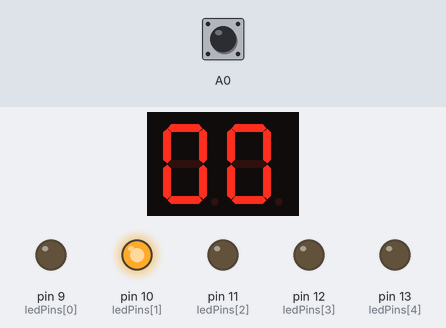
Bench run of a sketch on a simulated Arduino Uno, built with avr-gcc and run on an emulated ATmega328P. Shown: 2-digit seven-segment display, output pins drawn as LEDs (lit = HIGH). Wiring (inferred from the names in the program): 2-digit 7-segment display, segments lit when HIGH: segments A4, A3, pin 6, pin 5, pin 4, A2, pin 7; digit selects pin 2, pin 3. Dashed ring = blinking. The inputs (shaded band) are chosen by the test bench; at power-on: A0 HIGH. The segment pins are drawn as the display they are named for; pins used as bus, display or sensor lines are not drawn.

Above: at 1.2 s.
1.3 s: A0 pulled LOW for 1 s
At 1.41 s:
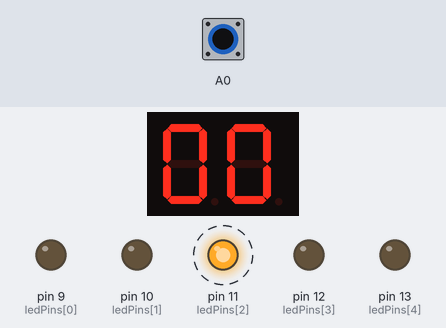
3.8 s: A0 pulled LOW for 0.15 s
At 4.9 s:
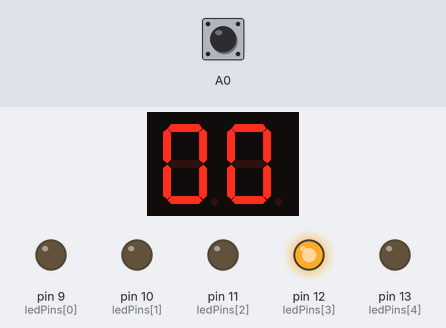
5.4 s: A0 pulled LOW for 3.2 s
At 5.46 s:
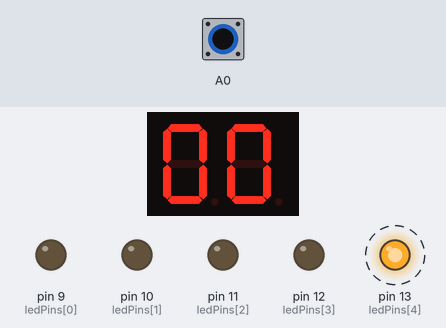
Timing chart, 0 to 10.0 s (numbered marks = the images above; inputs shaded):
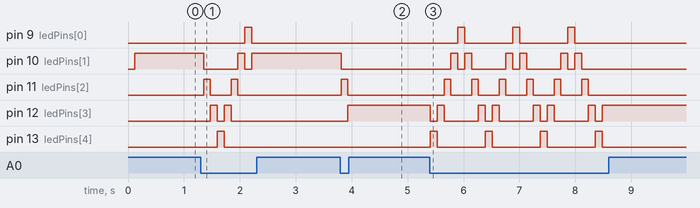

Measured:
- after the input at 1.3 s, pin 9 (ledPins[0]): LOW → HIGH after 0.79 s, → LOW 0.12 s later; pin 10 (ledPins[1]): HIGH → LOW after 0.05 s, → HIGH 0.61 s later, → LOW 0.12 s later, → HIGH 0.12 s later
- after the input at 3.8 s, pin 10 (ledPins[1]): HIGH → LOW at once; pin 11 (ledPins[2]): LOW → HIGH at once, → LOW 0.12 s later; pin 12 (ledPins[3]): LOW → HIGH after 0.13 s
- after the input at 5.4 s, pin 9 (ledPins[0]): alternates HIGH for 0.12 s and LOW for 0.86 s, 6 changes in all, then stays LOW, starting after 0.50 s; pin 10 (ledPins[1]): LOW → HIGH after 0.38 s, then repeats every 0.98 s: LOW 0.12 s, HIGH 0.12 s, LOW 0.61 s, HIGH 0.12 s, until it stays LOW from 8.1 s

The sketch:

Stacker_Game.ino
```cpp
//Stacker Game
// C++ code

#include "Timer.h"

// Helper Function display a number on ONE digit

// gSegPins
// An array of pins of the arduino that are connected
// to segments a, b, c, d, e... g in that order.
char gSegPins[] = { A4, A3, 6, 5, 4, A2, 7};


// displayNumTo7Seg
// displays one number (between 0 and 9) "targetNum" on the digit conneceted to "digitPin"
// E.g. If I wanted to display the number 6 on the third digit of my display.
// and the third digit was connected to pin A0, then I'd write: displayNumTo7Seg(6, A0);
void displayNumTo7Seg(unsigned int targetNum, int digitPin) {


    // A map of integers to the respective values needed to display
    // a value on one 7 seg digit.
    unsigned char encodeInt[10] = {
        // 0     1     2     3     4     5     6     7     8     9
        0x3f, 0x06, 0x5b, 0x4f, 0x66, 0x6d, 0x7d, 0x07, 0x7f, 0x67,
    };


    // Make sure the target digit is off while updating the segments iteratively
    digitalWrite(digitPin, HIGH);


    // Update the segments
    for (int k = 0; k < 7; ++k) {
        digitalWrite(gSegPins[k], encodeInt[targetNum] & (1 << k));
    }


    // Turn on the digit again
    digitalWrite(digitPin, LOW);
}

/////////////

//char gSegPins[] = { 2, 3, 4, 5, 6, 7 };
char digitPins[] = {2, 3, };
char ledPins[] = {9, 10, 11, 12, 13};
int ledDirection = 1;        // tracks the direction of the LED, 1(right), -1(left)
unsigned char currentDigit = 0;

// global variables here
enum LEDstates { START, SHIFT, HOLD_LED };
enum ButtonState { WAIT, PRESS, RELEASE };

struct Stacker {
    unsigned char LEDpos;
    unsigned char buttonPress;
    unsigned int score;

    // void (*tick) ( void ); idk what this does

    LEDstates ledState;
    ButtonState buttonState;
};

Stacker game;

// function declarations
void tick_LEDstates(Stacker &game);
void tick_buttonState(Stacker &game);
void tick_Score(Stacker &game);
void updateLED(unsigned char pos);
void displayNumTo7Seg(unsigned int targetNum, int digitPin);

void setup() {
    game.ledState = START;
    game.buttonState = WAIT;

    game.LEDpos = 0;
    game.buttonPress = 0;
    game.score = 0;

    for (int i = 0; i < 7; i++) {
        pinMode(gSegPins[i], OUTPUT);
    }
    for (int i = 0; i < 4; i++) {
        pinMode(digitPins[i], OUTPUT);
    }
    for (int i = 0; i < 5; i++) {
      pinMode(ledPins[i], OUTPUT);
    }

    TimerSet(120);
    TimerOn();

    pinMode(A0, INPUT_PULLUP);
}

//volatile unsigned char TimerFlag = 0; // debugger says to put volatile?
unsigned long lastUpdate = 0;
const unsigned long updateInterval = 5;

void loop() {
    while(!TimerFlag) {
      unsigned long refreshRate = millis();

    if (refreshRate - lastUpdate >= updateInterval) {
      lastUpdate = refreshRate;
      updateScoreDisplay(game.score);
    }
  }

  TimerFlag = 0;

  game.buttonPress = digitalRead(A0);

  tick_buttonState(game);
  tick_Score(game);
  tick_LEDstates(game);
  updateLED(game.LEDpos);
}


// update our LED, by position
void updateLED(unsigned char pos) {
    // wipe our leds
    for (int i = 0; i < 5; i++) {
        digitalWrite(ledPins[i], LOW);
    }

    // set by position
    digitalWrite(ledPins[pos], HIGH);
}

void updateScoreDisplay(unsigned short score) {
    unsigned char digits[2] = { score % 10, (score / 10) % 10}; // Split score into two digits

    // Turn off all digit pins initially
    for (int i = 0; i <= 1; i++) {
        digitalWrite(digitPins[i], HIGH);
    }

    digitalWrite(digitPins[currentDigit], LOW);
    displayNumTo7Seg(digits[currentDigit], digitPins[currentDigit]);

    // Update currentDigit to point to the next digit
    currentDigit = (currentDigit + 1) % 2;
}

void tick_LEDstates(Stacker &game) {
    // transitions
    switch (game.ledState) {
    case START:
        game.ledState = SHIFT;
        break;

    case SHIFT:
        if (game.buttonPress) {
            game.ledState = HOLD_LED;
        }
        break;

    case HOLD_LED:
        if (!game.buttonPress) {
            // Transition back to SHIFT state if button is released
            game.ledState = SHIFT;
        }
        break;
    }

    // actions
    switch (game.ledState) {
    case START:
        game.LEDpos = 0; // First LED
        break;
    case SHIFT:
        game.LEDpos += ledDirection;

        if (game.LEDpos <= 0 || game.LEDpos >= 4) {
            ledDirection = -ledDirection;
        }
        break;

    case HOLD_LED:

        break;
    }

    updateLED(game.LEDpos);
}


void tick_buttonState(Stacker &game) {
    // transitions + actions (I think it would be unecessary to have both?)
    switch (game.buttonState) {
    case WAIT:
        if (game.buttonPress) {
            game.buttonState = PRESS;
        }
        break;
    case PRESS:
        // check if button is released
        if (!game.buttonPress) {
            game.buttonState = RELEASE;
        }
        break;
    case RELEASE:
        // transitions back to WAIT immediately after release.
        game.buttonState = WAIT;
        break;
    }
}

void tick_Score(Stacker &game) {
    // update score when:
    // HOLD_LED: we were holding down the button at last tick
    // and RELEASE: button releasing this tick
    if (game.ledState == HOLD_LED && game.buttonState == RELEASE) {
        // add score
        if (game.LEDpos == 2) {
            game.score++;
            if (game.score > 99) {
                game.score = 99;
            }
        }
        else {
            game.score = 0;
        }
    }
    updateScoreDisplay(game.score);
}
```

Timer.h
```cpp
// Permission to copy is granted provided that this header remains intact.
// This software is provided with no warranties.

////////////////////////////////////////////////////////////////////////////////

#ifndef Timer
#define Timer

#include "Arduino.h"

volatile unsigned char TimerFlag = 0; // TimerISR() sets this to 1. C programmer should clear to 0.

// Internal variables for mapping AVR's ISR to our cleaner TimerISR model.
unsigned long _avr_timer_M = 1; // Start count from here, down to 0. Default 1ms
unsigned long _avr_timer_cntcurr = 0; // Current internal count of 1ms ticks

// Set TimerISR() to tick every M ms
void TimerSet(unsigned long M) {
	_avr_timer_M = M;
	_avr_timer_cntcurr = _avr_timer_M;
}

void TimerOn() {
	// AVR timer/counter controller register TCCR1
  TCCR1B 	= 0x0B;	// bit3 = 1: CTC mode (clear timer on compare)
					// bit2bit1bit0=011: prescaler /64
					// 00001011: 0x0B
					// SO, 16 MHz clock or 16,000,000 /64 = 250,000 ticks/s
					// Thus, TCNT1 register will count at 250,000 ticks/s
          // FOR MICROSECONDS:
          // bit3 = 1: CTC mode (clear timer on compare)
					// bit2bit1bit0=010: prescaler /64
					// 00001011: 0x0A
					// SO, 16 MHz clock or 16,000,000 /8 = 2,000,000 ticks/s
					// Thus, TCNT1 register will count at 2,000,000 ticks/s

	// AVR output compare register OCR1A.
	OCR1A 	= 250;	// Timer interrupt will be generated when TCNT1==OCR1A
					// We want a 1 ms tick. 0.001 s * 250,000 ticks/s = 250
					// So when TCNT1 register equals 250,
					// 1 ms has passed. Thus, we compare to 250.
					// AVR timer interrupt mask register
          // FOR MICROSECONDS:
          // Timer interrupt will be generated when TCNT1==OCR1A
					// We want a 1 us tick. 0.000001 s * 2,000,000 ticks/s = 2
					// So when TCNT1 register equals 2,
					// 1 us has passed. Thus, we compare to 2.
					// AVR timer interrupt mask register

	TIMSK1 	= 0x02; // bit1: OCIE1A -- enables compare match interrupt

	//Initialize avr counter
	TCNT1 = 0;

	// TimerISR will be called every _avr_timer_cntcurr milliseconds
	_avr_timer_cntcurr = _avr_timer_M;

	//Enable global interrupts
	SREG |= 0x80;	// 0x80: 1000000
}

void TimerOff() {
	TCCR1B 	= 0x00; // bit3bit2bit1bit0=0000: timer off
}

void TimerISR() {
	TimerFlag = 1;
}

// In our approach, the C programmer does not touch this ISR, but rather TimerISR()
ISR(TIMER1_COMPA_vect)
{
	// CPU automatically calls when TCNT0 == OCR0 (every 1 ms per TimerOn settings)
	_avr_timer_cntcurr--; 			// Count down to 0 rather than up to TOP
	if (_avr_timer_cntcurr == 0) { 	// results in a more efficient compare
		TimerISR(); 				// Call the ISR that the user uses
		_avr_timer_cntcurr = _avr_timer_M;
	}
}

#endif //Timer
```
